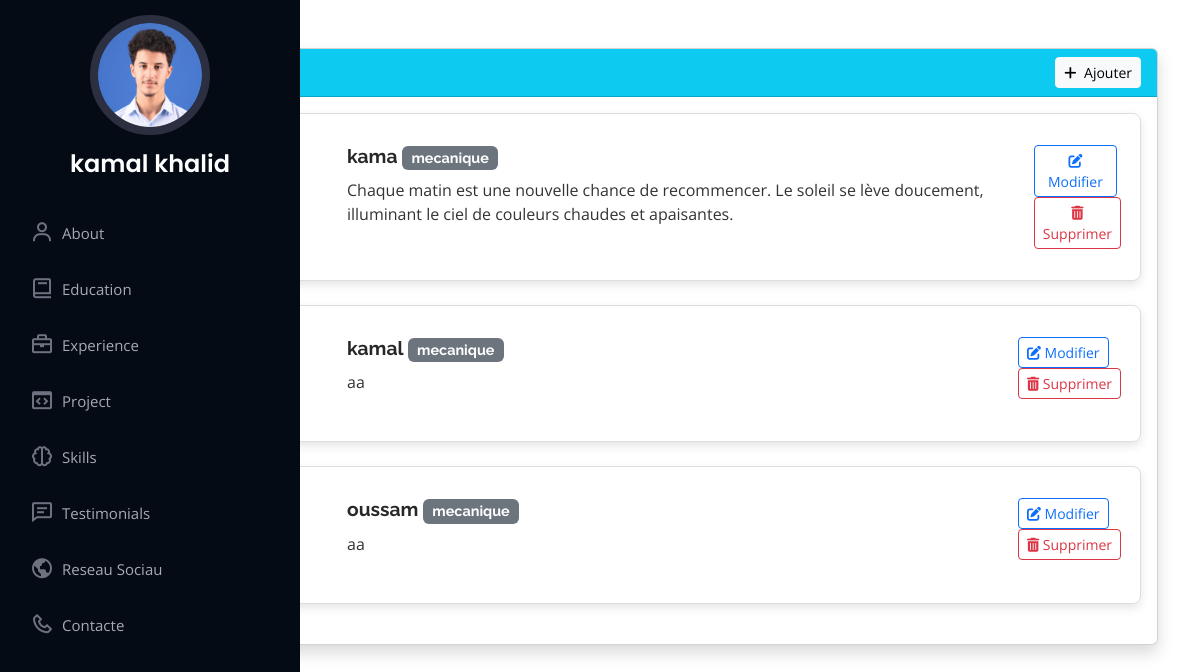
The page /admin/pages/testimonials.php (signed in) on the database its author committed.
### tables this page shows
CREATE TABLE `about` (
  `idaboute` int(11) NOT NULL,
  `nom` varchar(250) NOT NULL,
  `prenom` varchar(250) NOT NULL,
  `dateNaissance` date NOT NULL,
  `Age` int(11) NOT NULL,
  `telephone` varchar(250) NOT NULL,
  `email` varchar(250) NOT NULL,
  `degree` varchar(250) NOT NULL,
  `Freelance` varchar(250) NOT NULL,
  `Website` varchar(250) NOT NULL,
  `image` varchar(250) NOT NULL,
  `city` varchar(250) NOT NULL,
  `titre` text NOT NULL,
  `texteAboute` text NOT NULL,
  `texetContact` text NOT NULL
);

CREATE TABLE `testimonials` (
  `idTestimonials` int(11) NOT NULL,
  `nomTestimonials` varchar(250) NOT NULL,
  `titreTestimonials` varchar(250) NOT NULL,
  `texteTestimonials` text NOT NULL,
  `imageTestimonials` varchar(250) NOT NULL
);

### admin/pages/testimonials.php (the view, shortened to what this page needs)
<!DOCTYPE html>
<html lang="fr">
<head>
  <?php include "../inc/links.php"; ?>
  <link href="https://cdnjs.cloudflare.com/ajax/libs/font-awesome/6.5.0/css/all.min.css" rel="stylesheet">
</head>
<body>
<?php include "../inc/header.php"; ?>
<div class="container mt-5">
  <div class="card shadow">
    <div class="card-header bg-info text-white d-flex justify-content-between align-items-center">
      <h4 class="mb-0"><i class="bx bx-comment-detail me-3"></i>Témoignages</h4>
      <button class="btn btn-light btn-sm" data-bs-toggle="modal" data-bs-target="#addTestimonialModal">
        <i class="fas fa-plus me-1"></i> Ajouter
      </button>
    </div>
    <div class="card-body">
      <?php
      $sql = "SELECT idTestimonials, nomTestimonials, titreTestimonials, texteTestimonials, imageTestimonials FROM testimonials";
      $result = mysqli_query($con, $sql);
      if (mysqli_num_rows($result) == 0) {
          echo "<p class='text-muted'>Aucun témoignage trouvé.</p>";
      } else {
          while ($row = mysqli_fetch_assoc($result)) { ?>
            <div class="testimonial-card mb-4 p-3">
              <div class="row align-items-center">
                <div class="col-md-3 text-center">
                </div>
                <div class="col-md-9 testimonial-content">
                  <div class="d-flex justify-content-between">
                    <div>
                      <h5 class="testimonial-name"><?= htmlspecialchars($row['nomTestimonials']) ?> <span class="badge bg-secondary"><?= $row['titreTestimonials'] ?></span></h5>
                      <p class="testimonial-text"><?= nl2br(htmlspecialchars($row['texteTestimonials'])) ?></p>
                    </div>
                    <div>
                      <button class="btn btn-sm btn-outline-primary me-1 btn-custom" data-bs-toggle="modal" data-bs-target="#editTestimonialModal<?= $row['idTestimonials'] ?>">
                        <i class="fas fa-edit"></i> Modifier
                      </button>
                      <form action="../form/modifie_testimonials.php" method="POST" onsubmit="return confirm('Supprimer ce parcours ?');">
                           <button type="submit" name="supprimer" class="btn btn-sm btn-outline-danger">
                              <i class="fas fa-trash-alt"></i> Supprimer
                          </button>
                      </form>
                    </div>
                  </div>
                </div>
              </div>
            </div>
          <?php }
      }
      ?>
    </div>
  </div>
</div>
</body>
</html>

### admin/inc/header.php (shortened to what this page needs)
<?php
include "../form/connexion.php";
$sql = "SELECT * FROM about";
$result = mysqli_query($con, $sql);
$data = mysqli_fetch_assoc($result);
?>
<header id="header">
  <div class="d-flex flex-column">
    <div class="profile">
      <img
        src="../assets/img/<?= htmlspecialchars($data['image'] ?: 'default-profile.jpg') ?>"
        alt="Profile Image"
        class="img-fluid rounded-circle"
      />
      <h1 class="text-light">
        <a href="../index.html"><?= htmlspecialchars($data['nom'] . " " . $data['prenom']) ?></a>
      </h1>
    </div>
    <nav id="navbar" class="nav-menu navbar">
  <ul>
    <li>
      <a href="aboute.php" class="nav-link scrollto">
        <i class="bx bx-user"></i> <span>About</span>
      </a>
    </li>
    <li>
      <a href="education.php">
        <i class="bx bx-book"></i> <span>Education</span>
      </a>
    </li>
    <li>
      <a href="Experience.php" class="nav-link scrollto">
        <i class="bx bx-briefcase"></i> <span>Experience</span>
      </a>
    </li>
    <li>
      <a href="project.php" class="nav-link scrollto">
        <i class="bx bx-code-block"></i> <span>Project</span>
      </a>
    </li>
    <li>
      <a href="skills.php" class="nav-link scrollto">
        <i class="bx bx-brain"></i> <span>Skills</span>
      </a>
    </li>
    <li>
      <a href="testimonials.php" class="nav-link scrollto">
        <i class="bx bx-comment-detail"></i> <span>Testimonials</span>
      </a>
    </li>
    <li>
      <a href="reseau_sociaux.php" class="nav-link scrollto">
        <i class="bx bx-world"></i> <span>Reseau Sociau</span>
      </a>
    </li>
    <li>
      <a href="contacte.php" class="nav-link scrollto">
        <i class="bx bx-phone"></i> <span>Contacte</span>
      </a>
    </li>
  </ul>
</nav>
  </div>
</header>

### admin/assets/css/style.css (style rules this page uses)
body { font-family: "Open Sans", sans-serif; color: #272829; }
a { color: #149ddd; text-decoration: none; }
h1, h2, h3, h4, h5, h6 { font-family: "Raleway", sans-serif; }
#header { position: fixed; top: 0; left: 0; bottom: 0; width: 300px; transition: all ease-in-out 0.5s; z-index: 9997; transition: all 0.5s; padding: 0 15px; background: #040b14; overflow-y: auto; }
#header .profile img { margin: 15px auto; display: block; width: 120px; border: 8px solid #2c2f3f; }
#header .profile h1 { font-size: 24px; margin: 0; padding: 0; font-weight: 600; -moz-text-align-last: center; text-align-last: center; font-family: "Poppins", sans-serif; }
#header .profile h1 a, #header .profile h1 a:hover { color: #fff; text-decoration: none; }
.nav-menu { padding: 30px 0 0 0; }
.nav-menu * { margin: 0; padding: 0; list-style: none; }
.nav-menu>ul>li { position: relative; white-space: nowrap; }
.nav-menu a, .nav-menu a:focus { display: flex; align-items: center; color: #a8a9b4; padding: 12px 15px; margin-bottom: 8px; transition: 0.3s; font-size: 15px; }
.nav-menu a i, .nav-menu a:focus i { font-size: 24px; padding-right: 8px; color: #6f7180; }

### admin/pages/testimonials.php (style rules this page uses)
.testimonial-card { border: 1px solid #ddd; border-radius: 8px; box-shadow: 0 4px 10px rgba(0, 0, 0, 0.1); transition: transform 0.3s ease, box-shadow 0.3s ease; }
.testimonial-content { padding: 15px; }
.testimonial-name { font-size: 1.2rem; font-weight: bold; }
.testimonial-text { font-size: 1rem; color: #333; }
.btn-custom { transition: background-color 0.3s ease, color 0.3s ease; }

### rows shown on the page
about: image (picture), nom+prenom "kamal khalid"
testimonials: nomTestimonials "kama", titreTestimonials "mecanique", texteTestimonials "Chaque matin est une nouvelle chance de recommencer. Le soleil se lève doucement, illuminant le ciel de couleurs chaudes et apaisantes."
testimonials: nomTestimonials "kamal", titreTestimonials "mecanique", texteTestimonials "aa"
testimonials: nomTestimonials "oussam", titreTestimonials "mecanique", texteTestimonials "aa"
